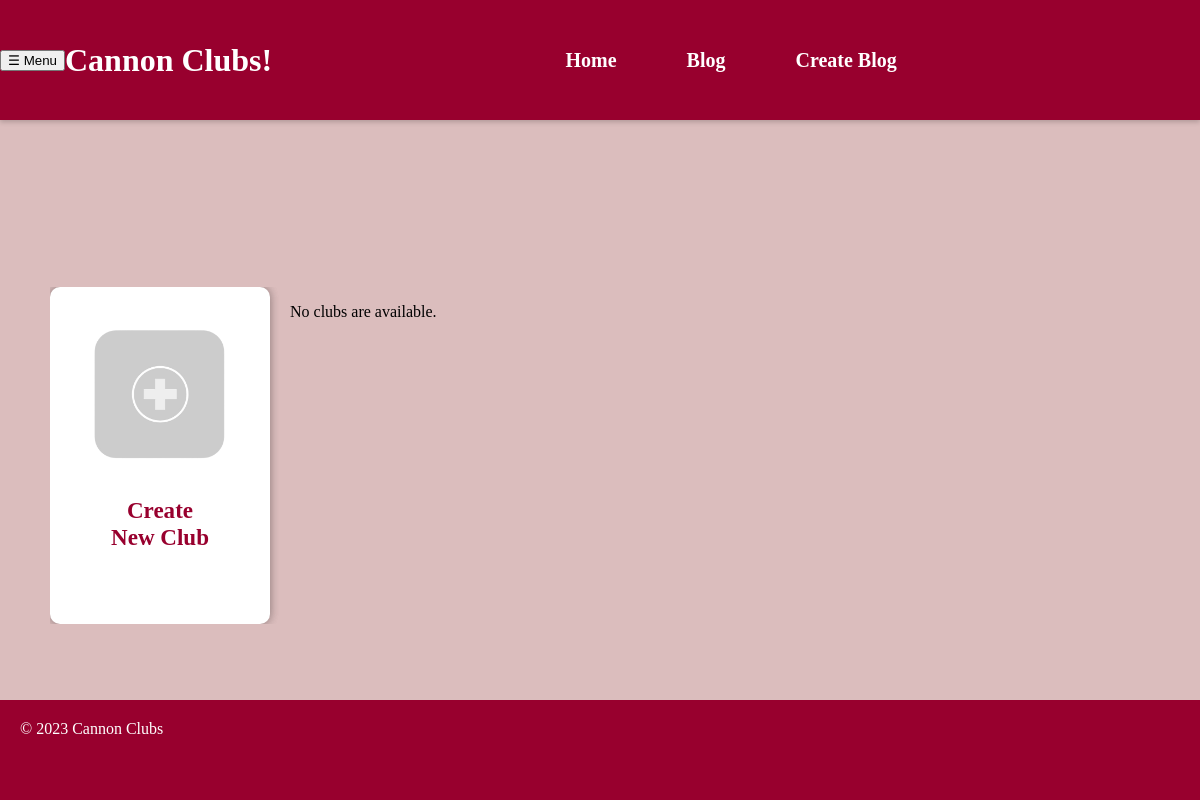
The app's page /, older data.
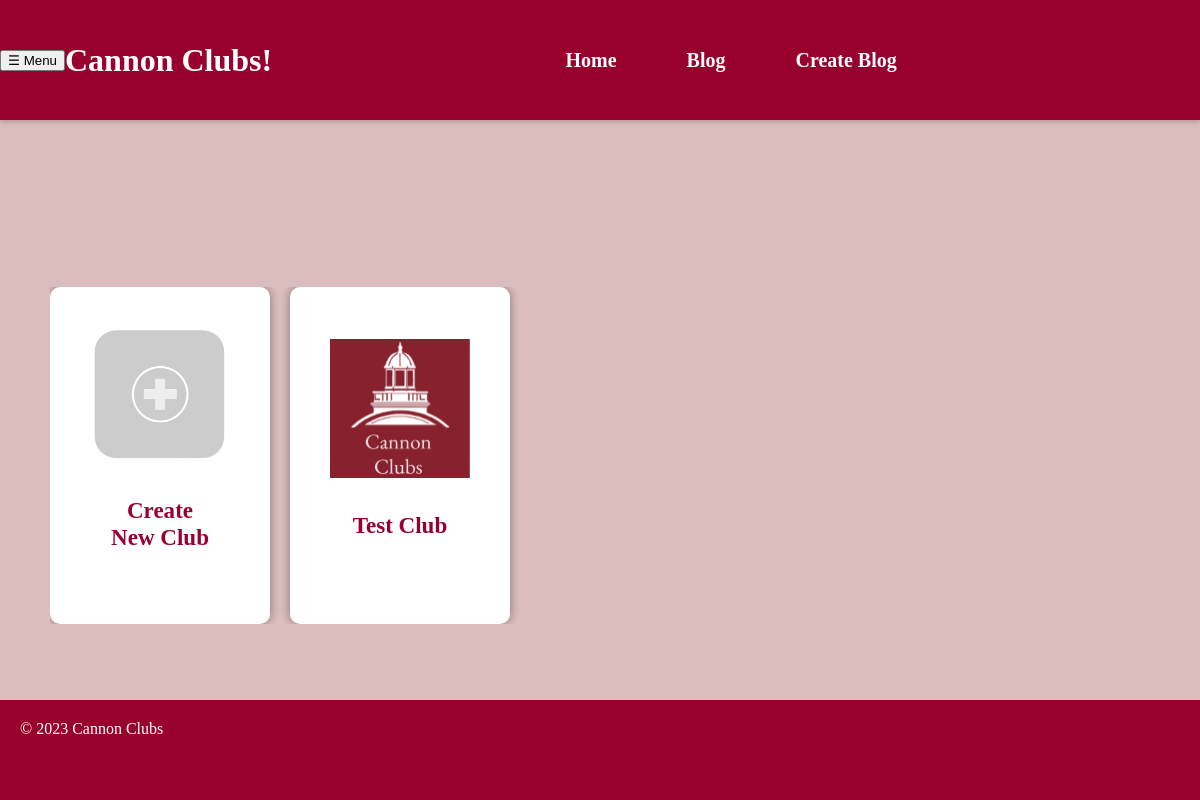
The same page, newer data.
### display/models.py (models this page shows)
class Club(models.Model):
    sheet_link = models.CharField(max_length=150)
    name = models.CharField(max_length=50)
    leaders = models.CharField(max_length=50)
    emails = models.EmailField()
    description = models.CharField(max_length=1000)
    approved = models.BooleanField(default=False)

### display/views.py (the view)
# urls.py: path("", views.IndexView.as_view(), name='index'),
class IndexView(generic.ListView):
    template_name = "display/index.html"
    context_object_name = "club_list"
    def get_queryset(self):
        queryset = Club.objects.filter(approved=True)
        search_query = self.request.GET.get('search_query')
        if search_query:
            queryset = queryset.filter(name__icontains=search_query)
        return queryset
    def get_context_data(self, **kwargs):
        context = super().get_context_data(**kwargs)
        context['search_form'] = ClubSearchForm(self.request.GET)
        return context

### display/templates/display/index.html (shortened to what this page needs)
{% load static %}
<!DOCTYPE html>
<html>
<head>
    <link rel="stylesheet" type="text/css" href="{% static 'display/style.css' %}">
</head>
<body>
    <header id="navbar">
        <button id="menu-button">&#9776; Menu</button>
        <h1>Cannon Clubs!</h1>
        <nav class="navbar-container">
            <ul class="nav-list">
                <li class="nav-item"><a href="/" class="nav-link">Home</a></li>
                <li class="nav-item"><a href="/blog" class="nav-link">Blog</a></li>
                <li class="nav-item"><a href="/blog/form" class="nav-link">Create Blog</a></li>
            </ul>
        </nav>
    </header>
    <div class="new-div">
    </div>
    <div class="main" id="projects">
        <div class="grid">
            <div class="item" id="pinkish">
                <img src="{%static 'display/new_club.png' %}" class="small">
                <h3><a class="projectlink" href="{% url 'display:form' %}" id="dont">Create New Club</a></h3>
            </div>
        {% if club_list %}
                {% for club in club_list %}
                <div class="item" id="pinkish">
                    <img src="{% static 'display/cannonclubs.png' %}" class="small">
                    <h3 class="texty"><a class="projectlink" href="#" data-club-id="{{ club.id }}">{{ club.name }}</a></h3>
                </div>
                    {% endfor %}
        {% else %}
            <p>No clubs are available.</p>
        {% endif %}
    </div>
    </div>
    <footer>
        &copy; 2023 Cannon Clubs
    </footer>
</body>
</html>

Row changes from the older to the newer data that the page shows:
added Club: name "Test Club"
Text that changed along with them:
text no longer shown: "No clubs are available."
